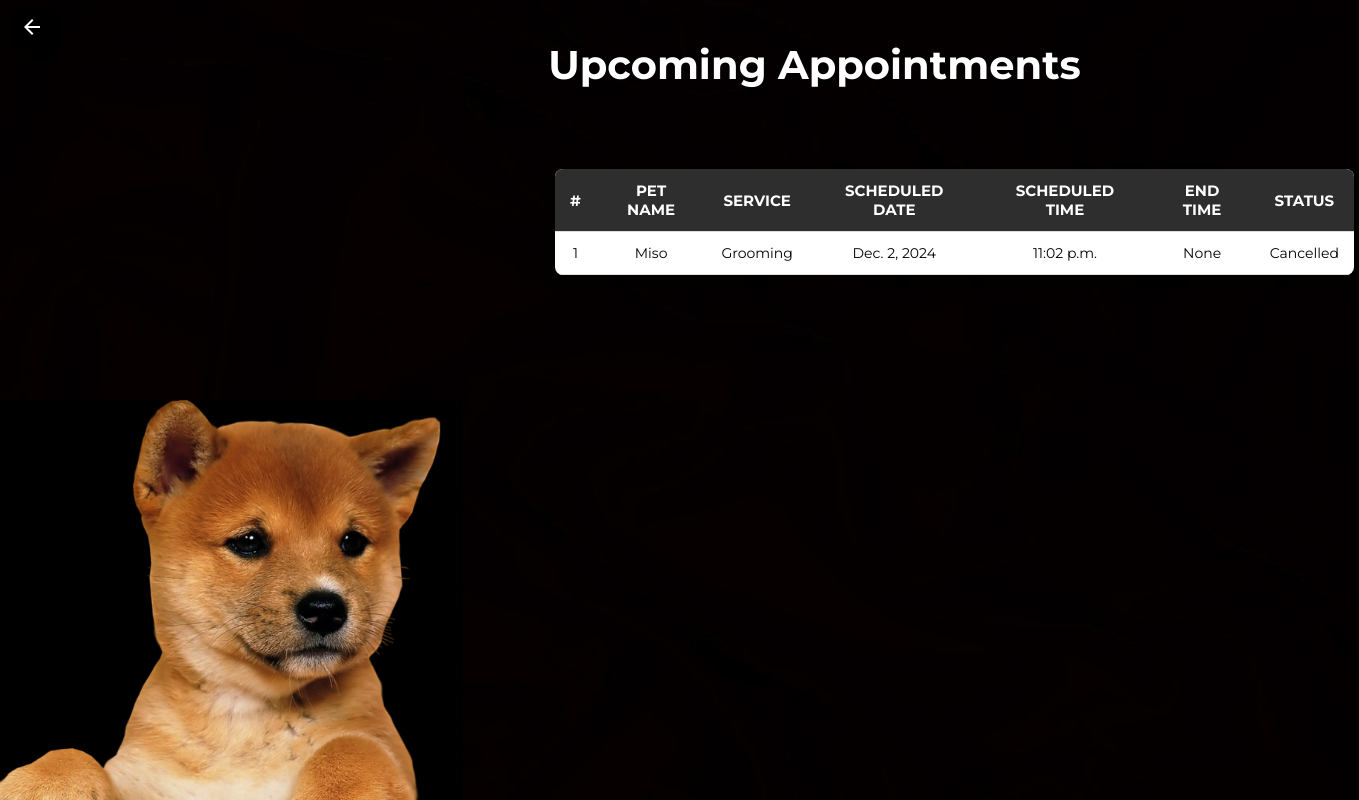
/upcoming-appointments/ (signed in), run on the app's committed database.
### app/models.py (models this page shows, shortened)
class ScheduledServices(models.Model):
    user = models.ForeignKey(User, on_delete=models.CASCADE, related_name="scheduled_services")
    pet_name = models.CharField(max_length=30, null=True, blank=True)
    service = models.CharField(max_length=100, null=True, blank=True)
    scheduled_date = models.DateField(null=True, blank=True)
    scheduled_time = models.TimeField(null=True, blank=True)
    end_time = models.TimeField(null=True, blank=True)
    status = models.BooleanField(default=False, null=True)
    cancelled = models.BooleanField(default=False)
    finished = models.BooleanField(default=False)

### app/views.py (the view)
# urls.py: path('upcoming-appointments/', views.admin_upcoming_appointments_view, name='upcoming-appointments'),
@login_required
def admin_upcoming_appointments_view(request):
    if request.user.is_authenticated:
        appointments = ScheduledServices.objects.filter(status=True, finished=False)
    else:
        appointments = []
    return render(request, 'admin-upcoming-appointments.html', {'appointments': appointments})

### app/templates/admin-upcoming-appointments.html (shortened to what this page needs)
{% load static %}
<!DOCTYPE html>
<html lang="en">
<head>
    <link rel="stylesheet" href="{% static 'css/adminapo.css' %}">
</head>
<body>
    <div class="admin-apo-page">
        <a href="{% url 'admin-home' %}" class="home-btn">
            <button class="home-btn-button">
                <svg xmlns="http://www.w3.org/2000/svg" height="24px" viewBox="0 -960 960 960" width="24px" fill="#FFFFFF">
                    <path d="m313-440 224 224-57 56-320-320 320-320 57 56-224 224h487v80H313Z"/>
                </svg>
            </button>
        </a>
        <div class="admin-upcoming-apo-main-text">
            <p>Upcoming Appointments</p>
        </div>
        <div class="admin-apo-content">
            {% if appointments %}
                <div class="admin-apo-table-container">
                    <table class="admin-apo-table">
                        <thead>
                            <tr>
                                <th>#</th>
                                <th>Pet Name</th>
                                <th>Service</th>
                                <th>Scheduled Date</th>
                                <th>Scheduled Time</th>
                                <th>End Time</th>
                                <th>Status</th>
                            </tr>
                        </thead>
                        <tbody>
                            {% for appointment in appointments %}
                                <tr>
                                    <td>{{ forloop.counter }}</td>
                                    <td>{{ appointment.pet_name }}</td>
                                    <td>{{ appointment.service }}</td>
                                    <td>{{ appointment.scheduled_date }}</td>
                                    <td>{{ appointment.scheduled_time }}</td>
                                    <td>{{ appointment.end_time }}</td>
                                    <td>
                                        {% if appointment.cancelled %}
                                            Cancelled
                                        {% else %}
                                            Upcoming
                                        {% endif %}
                                    </td>
                                </tr>
                            {% endfor %}
                        </tbody>
                    </table>
                </div>
            {% else %}
                <div class="admin-apo-no-appointments">
                    <h2>No Upcoming Services</h2>
                    <p>There are currently no upcoming appointments.</p>
                </div>
            {% endif %}
        </div>
    </div>
</body>
</html>

### static/css/adminapo.css (style rules this page uses)
html, body { margin: 0; height: 100%; }
.admin-apo-page { display: flex; flex-direction: column; background-color: #1a1a1a; min-height: 100vh; gap: 20px; align-items: center; background-image: url("../assets/accesscheds/accessschedbg.png"); background-size: cover; background-repeat: no-repeat; background-position: center; }
.admin-upcoming-apo-main-text { color: white; font-size: 40px; text-align: justify; font-family: "Montserrat"; font-weight: bolder; margin-left: 270px; }
.admin-apo-table-container { width: 100%; max-width: 799px; margin: 20px auto; background-color: white; border-radius: 8px; overflow: hidden; box-shadow: 0 4px 8px rgba(0, 0, 0, 0.2); margin-left: 550px; }
.admin-apo-table { word-break: 100%; border-collapse: collapse; font-family: "Montserrat", sans-serif; }
.admin-apo-table th, .admin-apo-table td { padding: 12px 15px; text-align: center; border-bottom: 1px solid #ddd; }
.admin-apo-table th { background-color: #2E2E2E ; color: white; font-size: 15px; text-transform: uppercase; }
.admin-apo-table td { font-size: 14px; }
.home-btn { position: absolute; top: 10px; left: 10px; text-decoration: none; }
.home-btn-button { background-color: black; color: white; padding: 5px 10px; font-size: 14px; font-family: "Montserrat"; border: none; border-radius: 5px; cursor: pointer; box-shadow: 0 4px 8px rgba(0, 0, 0, 0.1); }

### data on the page
ScheduledServices: pet_name "Miso", service "Grooming", scheduled_date "Dec. 2, 2024", scheduled_time "11:02 p.m.", end_time "None", cancelled "Cancelled"
